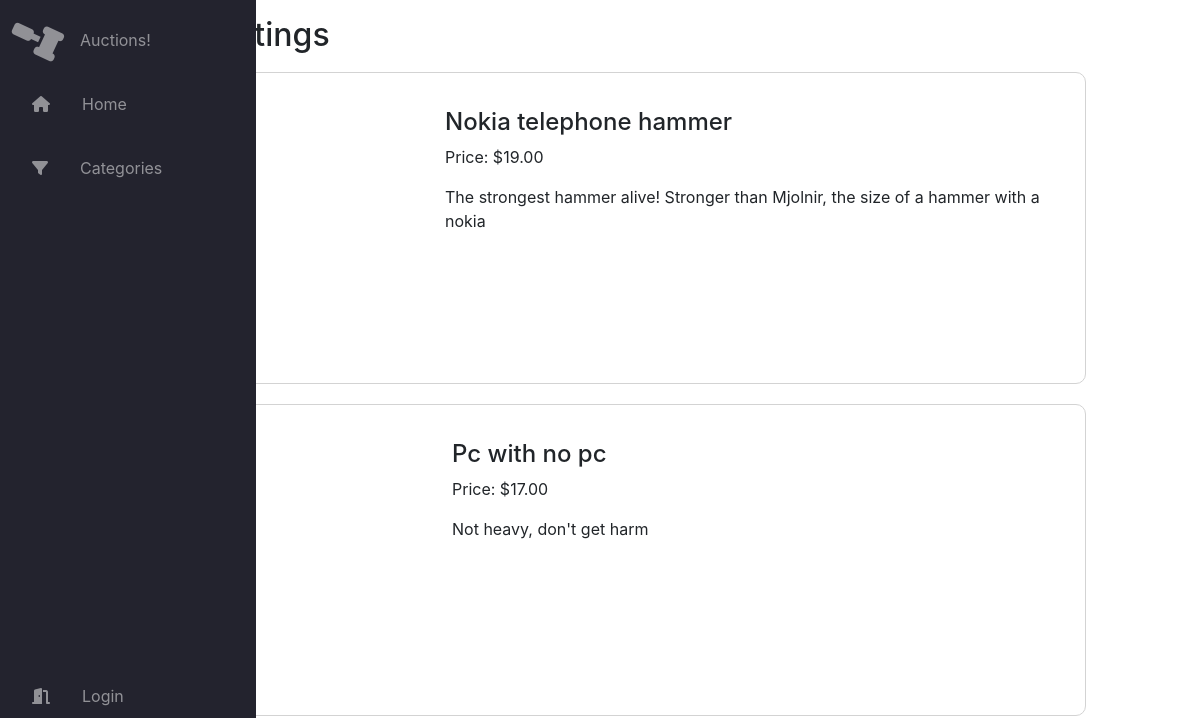
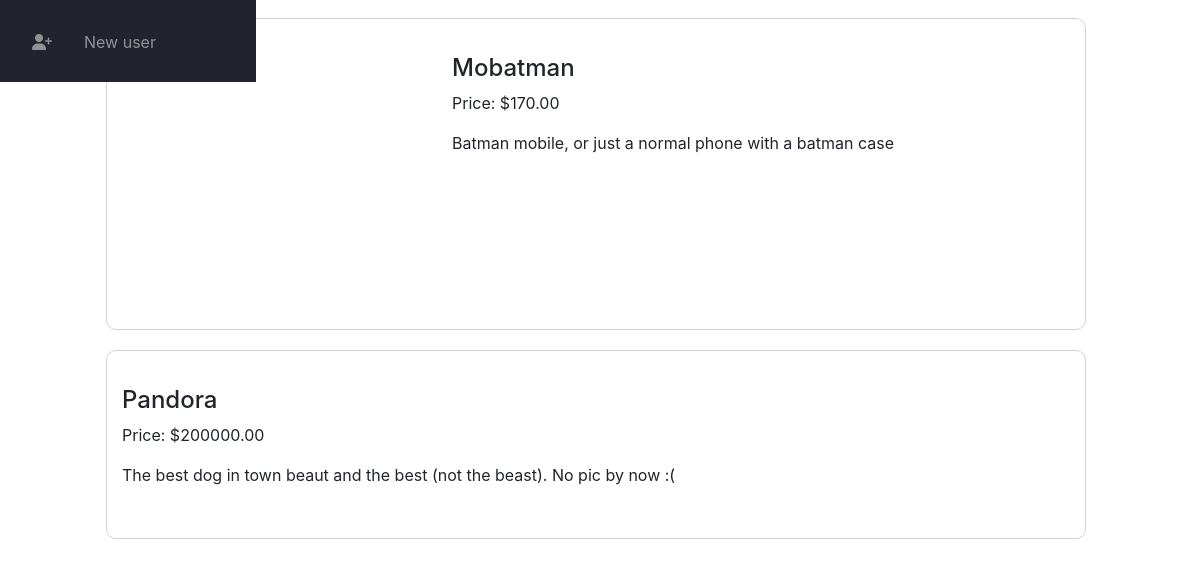
Before: / with the older database file (2 pictures, top to bottom).
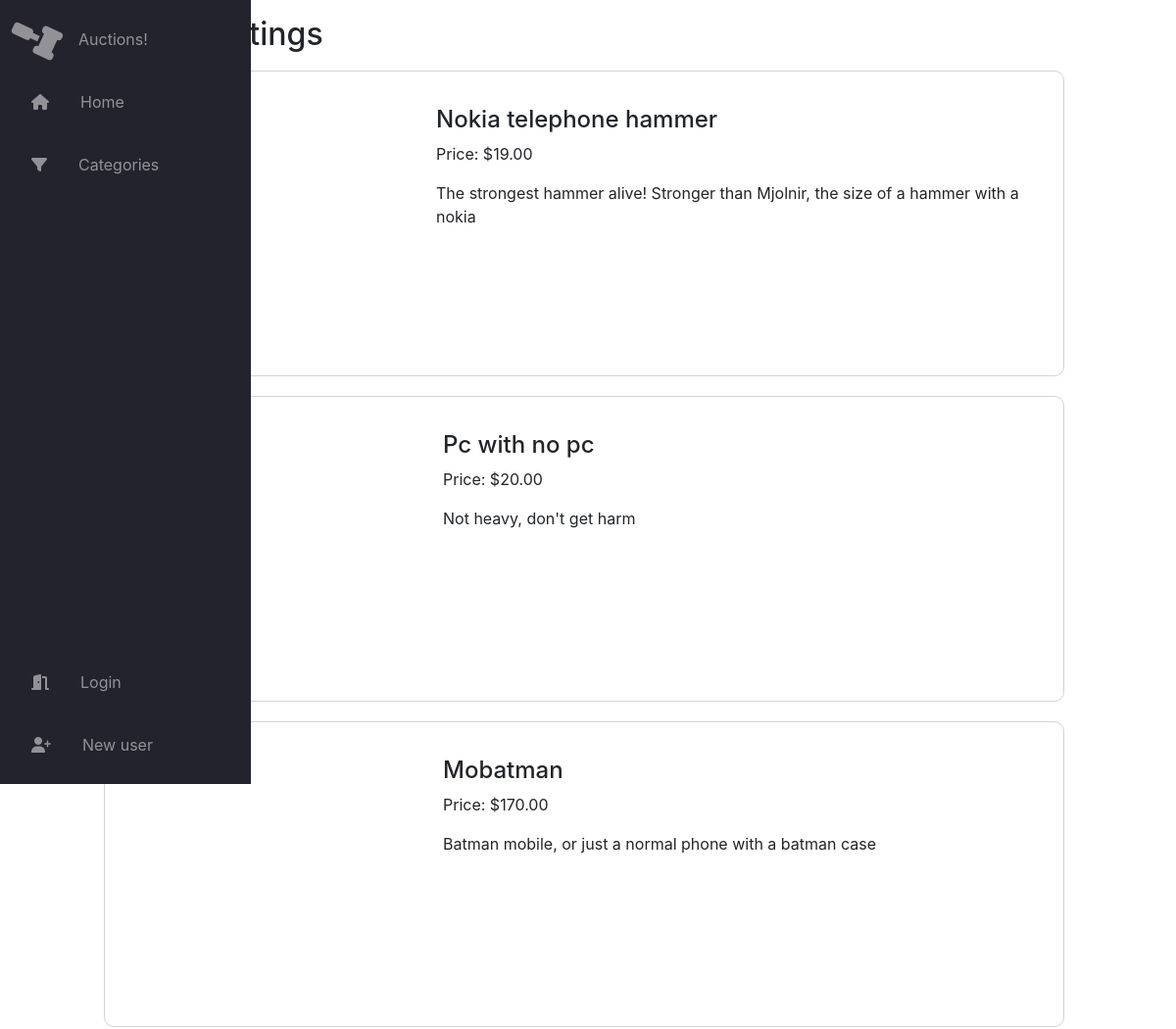
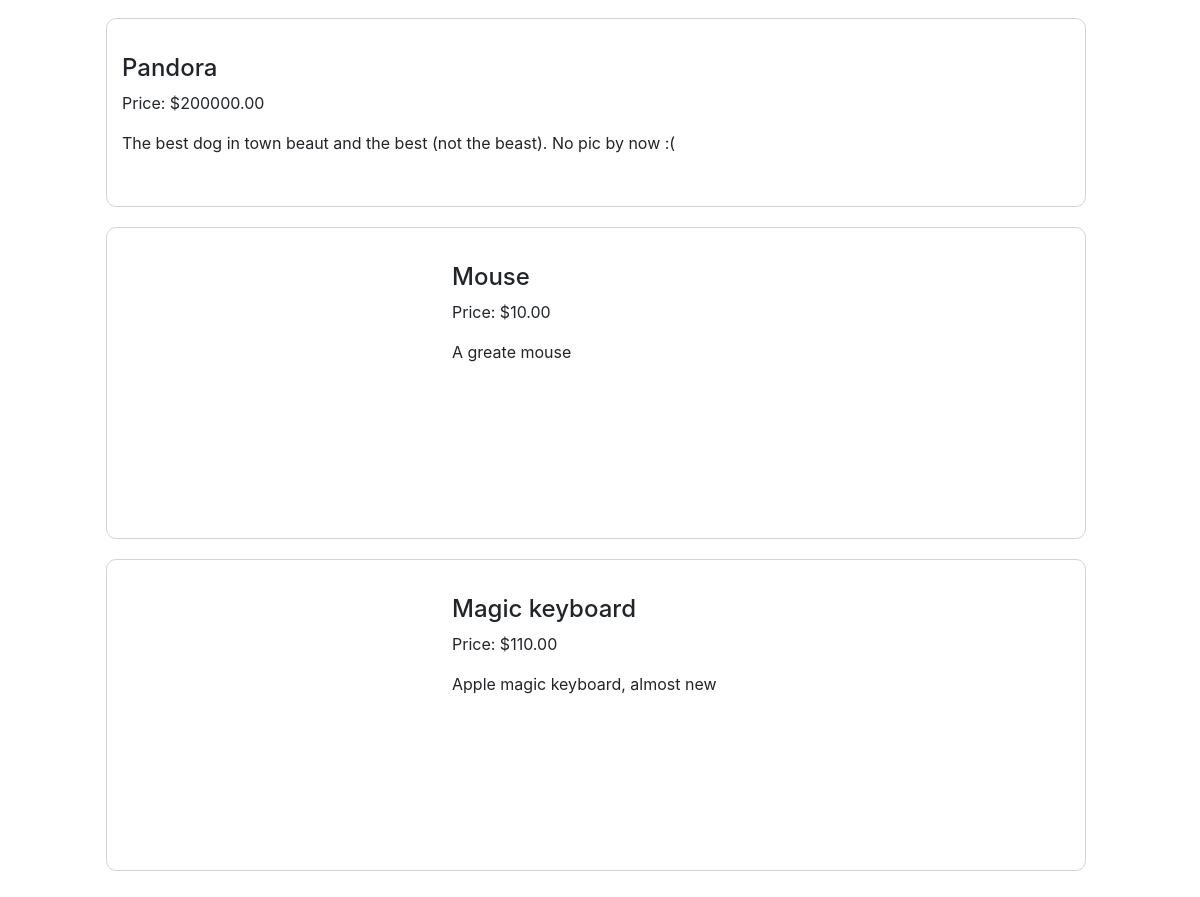
After: the same page with the newer database file (2 pictures, top to bottom).
### auctions/models.py (models this page shows, shortened)
class Listings(models.Model):
    bidsUntilNow = models.IntegerField(default=0)
    category = models.CharField(max_length=30, blank=True, null=True)
    description = models.CharField(max_length=300)
    imageUrl = models.URLField(blank=True, null=True)
    currentBid = models.DecimalField(default=0, max_digits=8, decimal_places=2)
    title = models.CharField(max_length=64)
    winner_id = models.IntegerField(blank=True, null=True)
    is_close = models.BooleanField(default=False)
    FK_user = models.ForeignKey(User, on_delete=models.CASCADE)

### auctions/views.py (the view)
# urls.py: path("", views.index, name="index"),
def index(request):
    active_listings = Listings.objects.filter(is_close=False)
    if len(active_listings) > 0:
        context = {'active_listings': active_listings}
    else:
        context = {'active_listings': None}
    return render(request, "auctions/index.html", context)

### auctions/templates/auctions/index.html
{% extends "auctions/layout.html" %}
{% block body %}
    <h2 class="title-page">Active Listings</h2>
    <div class="container-index">
    {% if active_listings == None %}
        <p>No active listings by now, would like to try?</p>
    {% else %}
        {% for listing in active_listings %}
            <a href="{% url 'listing_page' listing.id %}" class="active-listing">
                {% if listing.imageUrl != "" %}
                    <div class="active-listing-image" style="background-image: url('{{listing.imageUrl}}');"></div>
                {% endif %}
                <div class="active-listing-details">
                    <h4>{{listing.title}}</h4>
                    <p class="index-description">Price: ${{listing.currentBid}}</p>
                    <p class="index-description">{{listing.description}}</p>
                </div>
            </a>
        {% endfor %}
    {% endif %}
    </div>
{% endblock %}

### auctions/templates/auctions/layout.html (shortened to what this page needs)
{% load static %}
<!DOCTYPE html>
<html lang="en">
    <head>
        <link rel="stylesheet" href="https://stackpath.bootstrapcdn.com/bootstrap/4.4.1/css/bootstrap.min.css">
        <link href="{% static 'auctions/styles.css' %}" rel="stylesheet">
    </head>
    <body>
        <nav class="navbar">
            <ul class="navbar-nav">
                <li class="navbar-item main-item">
                    <a href="{% url 'index' %}" class="navbar-link">
                        <i class="fa-solid fa-gavel fa-3x logo"></i>
                        <span class="link-text">Auctions!</span>
                    </a>
                </li>
                <li class="navbar-item ">
                    <a href="{% url 'index' %}" class="navbar-link">
                        <i class="fa-solid fa-house"></i>
                        <span class="link-text">Home</span>
                    </a>
                </li>
                <li class="navbar-item">
                    <a href="{% url 'categories' 'all' %}" class="navbar-link">
                        <i class="fa-solid fa-filter"></i>
                        <span class="link-text">Categories</span>
                    </a>
                </li>
                {% if user.is_authenticated %}
                    <li class="navbar-item">
                        <a href="{% url 'my_watchlist' %}" class="navbar-link">
                            <i class="fa-solid fa-eye "></i>
                            <span class="link-text">Watchlist</span>
                        </a>
                    </li>
                    <li class="navbar-item">
                        <a href="{% url 'new_listing' %}" class="navbar-link">
                            <i class="fa-solid fa-plus "></i>
                            <span class="link-text">New listing</span>
                        </a>
                    </li>
                    <li class="navbar-item navbar-bottom-item">
                        <span class="navbar-link">
                            <i class="fa-solid fa-user"></i>
                            <span class="link-text">{{user.username}}</span>
                        </span>
                    </li>
                    <li class="navbar-item ">
                        <a href="{% url 'logout' %}" class="navbar-link">
                            <i class="fa-solid fa-door-closed"></i>
                            <span class="link-text">Logout</span>
                        </a>
                    </li>
                {% else %}
                    <li class="navbar-item navbar-bottom-item">
                        <a href="{% url 'login' %}" class="navbar-link">
                            <i class="fa-solid fa-door-open "></i>
                            <span class="link-text">Login</span>
                        </a>
                    </li>
                    <li class="navbar-item">
                        <a href="{% url 'register' %}" class="navbar-link">
                            <i class="fa-solid fa-user-plus "></i>
                            <span class="link-text">New user</span>
                        </a>
                    </li>
                {% endif %}
            </ul>
        </nav>
        <main>
            {% block body %}
            {% endblock %}
        </main>
    </body>
</html>

### auctions/static/auctions/styles.css (style rules this page uses)
body { margin: 0; max-width: 2200px; padding: 0; }
main { margin-left: 5rem; padding: 1rem; }
.title-page { margin-left: 10px; }
.navbar { background-color: #23232e; height: 100vh; position: fixed; transition: all 200ms ease; width: 5rem; z-index: 1; }
.navbar-nav { display: flex; flex-direction: column; height: 100%; list-style: none; margin: 0; padding: 0; width: 100%; }
.logo { margin: 0 !important; transform: rotate(0deg); transition: transform 300ms ease-in-out; }
.navbar-item { width: 100%; }
.navbar-link { align-items: center; color: white; height: 4rem; display: flex; filter: grayscale(100%) opacity(0.5); transition: 300ms ease; }
.navbar-link i { margin: 0 1rem }
.link-text { display: none; margin-left: 1rem; transition: all 300ms ease; }
.navbar-bottom-item { margin-top: auto; }
.container-index { display: flex; flex-wrap: wrap; }
.active-listing { border: solid 1px lightgray; border-radius: 10px; color: inherit; display: flex; flex-direction: row; margin: 10px; overflow-y: scroll; padding: 5px; transition: all 200ms ease; width: 980px; }
.active-listing-image { background-position:50% 50%; background-repeat: no-repeat; background-size:contain; border-radius: 10px; height: 300px; margin-right: 30px; width: 300px; }
.active-listing-details { margin: 30px 10px 30px 10px; vertical-align: middle; }

Changed rows visible on the page:
changed Listings "Pc with no pc": currentBid "17.00" → "20.00"
added Listings: title "Mouse", currentBid "10.00", description "A greate mouse"
added Listings: title "Magic keyboard", currentBid "110.00", description "Apple magic keyboard, almost new"
